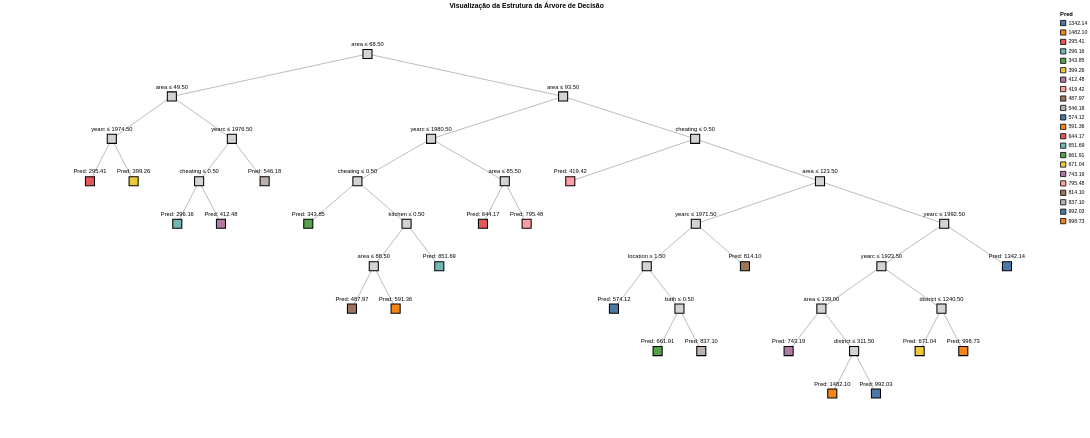

The notebook cell this image was saved under:
### Markdown cell above
Plot da árvore com poda:

### Code cell
preditores = ['area', 'yearc', 'location', 'bath', 'kitchen', 'cheating', 'district']

# Chama a função de plotagem:
plot_arvore(arvore_poda, feature_names=preditores)

### Figure 1 — Vega-Lite specification as saved in the notebook (floating-point values rounded to 4 significant figures)
{"config": {"view": {"continuousWidth": 300, "continuousHeight": 300, "stroke": null}}, "layer": [{"data": {"name": "data-4b3f922aeab0fa1dcb631eb508a8d57c"}, "mark": {"type": "rule", "color": "gray"}, "encoding": {"x": {"axis": null, "field": "x", "scale": {"padding": 60}, "type": "quantitative"}, "x2": {"field": "x2"}, "y": {"axis": null, "field": "y", "scale": {"padding": 30}, "type": "quantitative"}, "y2": {"field": "y2"}}, "name": "view_bc491522f481b9b6_0"}, {"data": {"name": "data-ebf981371f985b628ca9669e95b4392c"}, "mark": {"type": "square", "color": "lightgray", "opacity": 1, "size": 300, "stroke": "black"}, "encoding": {"tooltip": [{"field": "texto", "type": "nominal"}], "x": {"axis": null, "field": "x", "scale": {"padding": 60}, "type": "quantitative"}, "y": {"axis": null, "field": "y", "scale": {"padding": 30}, "type": "quantitative"}}, "transform": [{"filter": "(datum.folha === false)"}]}, {"data": {"name": "data-ebf981371f985b628ca9669e95b4392c"}, "mark": {"type": "square", "opacity": 1, "size": 300, "stroke": "black"}, "encoding": {"color": {"field": "pred", "title": "Pred", "type": "nominal"}, "tooltip": [{"field": "texto", "type": "nominal"}], "x": {"axis": null, "field": "x", "scale": {"padding": 60}, "type": "quantitative"}, "y": {"axis": null, "field": "y", "scale": {"padding": 30}, "type": "quantitative"}}, "transform": [{"filter": "(datum.folha === true)"}]}, {"data": {"name": "data-ebf981371f985b628ca9669e95b4392c"}, "mark": {"type": "text", "dy": -18, "fontSize": 11}, "encoding": {"text": {"field": "texto", "type": "nominal"}, "x": {"axis": null, "field": "x", "scale": {"padding": 60}, "type": "quantitative"}, "y": {"axis": null, "field": "y", "scale": {"padding": 30}, "type": "quantitative"}}}], "height": 810.0, "params": [{"name": "param_1e9efca18e7a2868", "select": {"type": "interval", "encodings": ["x", "y"]}, "bind": "scales", "views": ["view_bc491522f481b9b6_0"]}], "title": "Visualização da Estrutura da Árvore de Decisão", "width": 2420, "$schema": "https://vega.github.io/schema/vega-lite/v6.4.1.json", "datasets": {"data-4b3f922aeab0fa1dcb631eb508a8d57c": [{"x": 0.5, "y": -2, "x2": 0.0, "y2": -3}, {"x": 0.5, "y": -2, "x2": 1.0, "y2": -3}, {"x": 2.5, "y": -3, "x2": 2.0, "y2": -4}, {"x": 2.5, "y": -3, "x2": 3.0, "y2": -4}, {"x": 3.25, "y": -2, "x2": 2.5, "y2": -3}, {"x": 3.25, "y": -2, "x2": 4.0, "y2": -3}, {"x": 1.875, "y": -1, "x2": 0.5, "y2": -2}, {"x": 1.875, "y": -1, "x2": 3.25, "y2": -2}, {"x": 6.5, "y": -5, "x2": 6.0, "y2": -6}, {"x": 6.5, "y": -5, "x2": 7.0, "y2": -6}, {"x": 7.25, "y": -4, "x2": 6.5, "y2": -5}, {"x": 7.25, "y": -4, "x2": 8.0, "y2": -5}, {"x": 6.125, "y": -3, "x2": 5.0, "y2": -4}, {"x": 6.125, "y": -3, "x2": 7.25, "y2": -4}, {"x": 9.5, "y": -3, "x2": 9.0, "y2": -4}, {"x": 9.5, "y": -3, "x2": 10.0, "y2": -4}, {"x": 7.812, "y": -2, "x2": 6.125, "y2": -3}, {"x": 7.812, "y": -2, "x2": 9.5, "y2": -3}, {"x": 13.5, "y": -6, "x2": 13.0, "y2": -7}, {"x": 13.5, "y": -6, "x2": 14.0, "y2": -7}, {"x": 12.75, "y": -5, "x2": 12.0, "y2": -6}, {"x": 12.75, "y": -5, "x2": 13.5, "y2": -6}, {"x": 13.88, "y": -4, "x2": 12.75, "y2": -5}, {"x": 13.88, "y": -4, "x2": 15.0, "y2": -5}, {"x": 17.5, "y": -7, "x2": 17.0, "y2": -8}, {"x": 17.5, "y": -7, "x2": 18.0, "y2": -8}, {"x": 16.75, "y": -6, "x2": 16.0, "y2": -7}, {"x": 16.75, "y": -6, "x2": 17.5, "y2": -7}, {"x": 19.5, "y": -6, "x2": 19.0, "y2": -7}, {"x": 19.5, "y": -6, "x2": 20.0, "y2": -7}, {"x": 18.12, "y": -5, "x2": 16.75, "y2": -6}, {"x": 18.12, "y": -5, "x2": 19.5, "y2": -6}, {"x": 19.56, "y": -4, "x2": 18.12, "y2": -5}, {"x": 19.56, "y": -4, "x2": 21.0, "y2": -5}, {"x": 16.72, "y": -3, "x2": 13.88, "y2": -4}, {"x": 16.72, "y": -3, "x2": 19.56, "y2": -4}, {"x": 13.86, "y": -2, "x2": 11.0, "y2": -3}, {"x": 13.86, "y": -2, "x2": 16.72, "y2": -3}, {"x": 10.84, "y": -1, "x2": 7.812, "y2": -2}, {"x": 10.84, "y": -1, "x2": 13.86, "y2": -2}, {"x": 6.355, "y": 0, "x2": 1.875, "y2": -1}, {"x": 6.355, "y": 0, "x2": 10.84, "y2": -1}], "data-ebf981371f985b628ca9669e95b4392c": [{"x": 0.0, "y": -3, "texto": "Pred: 295.41", "pred": "295.41", "folha": true}, {"x": 1.0, "y": -3, "texto": "Pred: 399.26", "pred": "399.26", "folha": true}, {"x": 0.5, "y": -2, "texto": "yearc ≤ 1974.50", "pred": "", "folha": false}, {"x": 2.0, "y": -4, "texto": "Pred: 296.16", "pred": "296.16", "folha": true}, {"x": 3.0, "y": -4, "texto": "Pred: 412.48", "pred": "412.48", "folha": true}, {"x": 2.5, "y": -3, "texto": "cheating ≤ 0.50", "pred": "", "folha": false}, {"x": 4.0, "y": -3, "texto": "Pred: 546.18", "pred": "546.18", "folha": true}, {"x": 3.25, "y": -2, "texto": "yearc ≤ 1976.50", "pred": "", "folha": false}, {"x": 1.875, "y": -1, "texto": "area ≤ 49.50", "pred": "", "folha": false}, {"x": 5.0, "y": -4, "texto": "Pred: 343.85", "pred": "343.85", "folha": true}, {"x": 6.0, "y": -6, "texto": "Pred: 487.97", "pred": "487.97", "folha": true}, {"x": 7.0, "y": -6, "texto": "Pred: 591.36", "pred": "591.36", "folha": true}, {"x": 6.5, "y": -5, "texto": "area ≤ 88.50", "pred": "", "folha": false}, {"x": 8.0, "y": -5, "texto": "Pred: 651.69", "pred": "651.69", "folha": true}, {"x": 7.25, "y": -4, "texto": "kitchen ≤ 0.50", "pred": "", "folha": false}, {"x": 6.125, "y": -3, "texto": "cheating ≤ 0.50", "pred": "", "folha": false}, {"x": 9.0, "y": -4, "texto": "Pred: 644.17", "pred": "644.17", "folha": true}, {"x": 10.0, "y": -4, "texto": "Pred: 795.48", "pred": "795.48", "folha": true}, {"x": 9.5, "y": -3, "texto": "area ≤ 85.50", "pred": "", "folha": false}, {"x": 7.812, "y": -2, "texto": "yearc ≤ 1980.50", "pred": "", "folha": false}, {"x": 11.0, "y": -3, "texto": "Pred: 419.42", "pred": "419.42", "folha": true}, {"x": 12.0, "y": -6, "texto": "Pred: 574.12", "pred": "574.12", "folha": true}, {"x": 13.0, "y": -7, "texto": "Pred: 661.91", "pred": "661.91", "folha": true}, {"x": 14.0, "y": -7, "texto": "Pred: 837.10", "pred": "837.10", "folha": true}, {"x": 13.5, "y": -6, "texto": "bath ≤ 0.50", "pred": "", "folha": false}, {"x": 12.75, "y": -5, "texto": "location ≤ 1.50", "pred": "", "folha": false}, {"x": 15.0, "y": -5, "texto": "Pred: 814.10", "pred": "814.10", "folha": true}, {"x": 13.88, "y": -4, "texto": "yearc ≤ 1971.50", "pred": "", "folha": false}, {"x": 16.0, "y": -7, "texto": "Pred: 743.19", "pred": "743.19", "folha": true}, {"x": 17.0, "y": -8, "texto": "Pred: 1482.10", "pred": "1482.10", "folha": true}, {"x": 18.0, "y": -8, "texto": "Pred: 992.03", "pred": "992.03", "folha": true}, {"x": 17.5, "y": -7, "texto": "district ≤ 311.50", "pred": "", "folha": false}, {"x": 16.75, "y": -6, "texto": "area ≤ 139.00", "pred": "", "folha": false}, {"x": 19.0, "y": -7, "texto": "Pred: 671.04", "pred": "671.04", "folha": true}, {"x": 20.0, "y": -7, "texto": "Pred: 998.73", "pred": "998.73", "folha": true}, {"x": 19.5, "y": -6, "texto": "district ≤ 1240.50", "pred": "", "folha": false}, {"x": 18.12, "y": -5, "texto": "yearc ≤ 1923.50", "pred": "", "folha": false}, {"x": 21.0, "y": -5, "texto": "Pred: 1342.14", "pred": "1342.14", "folha": true}, {"x": 19.56, "y": -4, "texto": "yearc ≤ 1992.50", "pred": "", "folha": false}, {"x": 16.72, "y": -3, "texto": "area ≤ 123.50", "pred": "", "folha": false}, {"x": 13.86, "y": -2, "texto": "cheating ≤ 0.50", "pred": "", "folha": false}, {"x": 10.84, "y": -1, "texto": "area ≤ 93.50", "pred": "", "folha": false}, {"x": 6.355, "y": 0, "texto": "area ≤ 68.50", "pred": "", "folha": false}]}}
